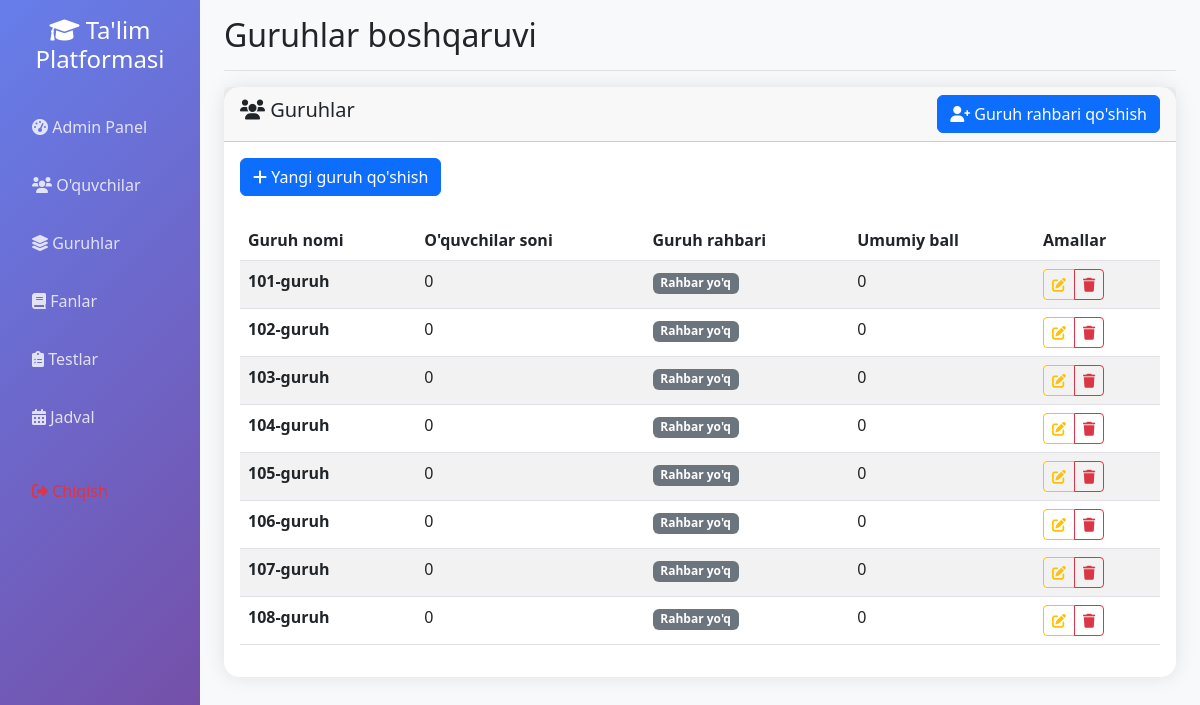
/admin/groups (signed in), run on the app's committed database.
### app.py (models this page shows)
class Group(db.Model):
    __tablename__ = 'group'
    id = db.Column(db.Integer, primary_key=True)
    name = db.Column(db.String(50), unique=True, nullable=False, index=True)
    description = db.Column(db.Text)
    total_score = db.Column(db.Integer, default=0)
    leader = db.relationship('User', backref=db.backref('led_group', uselist=False), foreign_keys=[User.group_id])
    schedules = db.relationship('Schedule', backref='group', lazy=True, cascade='all, delete-orphan')

### app.py (the view)
@app.route('/admin/groups')
def admin_groups():
    if not session.get('logged_in', False) or not session.get('is_admin', False):
        return redirect(url_for('login'))
    groups = Group.query.all()
    return render_template('admin_groups.html', groups=groups)

### app.py (called while the page is built, shortened)
@app.context_processor
def inject_user():
    class CurrentUser:
        def __init__(self):
            self.is_authenticated = session.get('logged_in', False)
            self.is_admin = session.get('is_admin', False)
            self.is_group_leader = session.get('is_group_leader', False)
            self.username = session.get('username', '')
            self.id = session.get('user_id', None)
    return dict(current_user=CurrentUser())

### templates/admin_groups.html (shortened to what this page needs)
{% extends "base.html" %}
{% block page_title %}Guruhlar boshqaruvi{% endblock %}
{% block content %}
<div class="row">
    <div class="col-12">
        <div class="card">
            <div class="card-header d-flex justify-content-between align-items-center">
                <h5><i class="fas fa-users"></i> Guruhlar</h5>
                <button class="btn btn-primary" data-bs-toggle="modal" data-bs-target="#addGroupLeaderModal">
                    <i class="fas fa-user-plus"></i> Guruh rahbari qo'shish
                </button>
            </div>
            <div class="card-body">
                <div class="row mb-4">
                    <div class="col-12">
                        <button class="btn btn-primary" type="button" data-bs-toggle="collapse" data-bs-target="#addGroupForm">
                            <i class="fas fa-plus"></i> Yangi guruh qo'shish
                        </button>
                    </div>
                </div>
                {% if groups %}
                <div class="table-responsive">
                    <table class="table table-striped">
                        <thead>
                            <tr>
                                <th>Guruh nomi</th>
                                <th>O'quvchilar soni</th>
                                <th>Guruh rahbari</th>
                                <th>Umumiy ball</th>
                                <th>Amallar</th>
                            </tr>
                        </thead>
                        <tbody>
                            {% for group in groups %}
                            {% set group_leader = group.students|selectattr('is_group_leader')|first %}
                            <tr>
                                <td><strong>{{ group.name }}</strong></td>
                                <td>{{ group.students|selectattr('is_group_leader', 'equalto', false)|list|length }}</td>
                                <td>
                                    {% if group_leader %}
                                        <span class="badge bg-primary">
                                            {{ group_leader.first_name }} {{ group_leader.last_name }}
                                        </span>
                                    {% else %}
                                        <span class="badge bg-secondary">Rahbar yo'q</span>
                                    {% endif %}
                                </td>
                                <td>{{ group.total_score }}</td>
                                <td>
                                    <div class="btn-group btn-group-sm">
                                        <a href="{{ url_for('admin_edit_group', group_id=group.id) }}" class="btn btn-outline-warning">
                                            <i class="fas fa-edit"></i>
                                        </a>
                                        <a href="{{ url_for('admin_delete_group', group_id=group.id) }}" class="btn btn-outline-danger" onclick="return confirm('Rostdan ham ushbu guruhni o\'chirmoqchimisiz?')">
                                            <i class="fas fa-trash"></i>
                                        </a>
                                    </div>
                                </td>
                            </tr>
                            {% endfor %}
                        </tbody>
                    </table>
                {% else %}
                <div class="text-center py-5">
                    <i class="fas fa-layer-group fa-4x text-muted mb-3"></i>
                    <h4 class="text-muted">Guruhlar mavjud emas</h4>
                    <p class="text-muted">Yangi guruh qo'shing</p>
                </div>
                {% endif %}
            </div>
        </div>
    </div>
</div>
{% endblock %}

### templates/base.html (shortened to what this page needs)
<!DOCTYPE html>
<html lang="uz">
<head>
    <link href="https://cdn.jsdelivr.net/npm/bootstrap@5.3.0/dist/css/bootstrap.min.css" rel="stylesheet">
    <link rel="stylesheet" href="{{ url_for('static', filename='css/enhanced_ui.css') }}">
    <link href="https://cdnjs.cloudflare.com/ajax/libs/font-awesome/6.0.0/css/all.min.css" rel="stylesheet">
</head>
<body>
    <div class="container-fluid">
        <div class="row">
            <nav class="col-md-3 col-lg-2 d-md-block sidebar collapse" id="sidebar">
                <div class="position-sticky pt-3">
                    <div class="text-center mb-4">
                        <h4 class="text-white">
                            <i class="fas fa-graduation-cap"></i> Ta'lim Platformasi
                        </h4>
                    </div>
                    <ul class="nav flex-column">
                        {% if current_user.is_authenticated %}
                            {% if current_user.is_admin %}
                                <li class="nav-item">
                                    <a class="nav-link" href="{{ url_for('admin_dashboard') }}">
                                        <i class="fas fa-tachometer-alt"></i> Admin Panel
                                    </a>
                                </li>
                                <li class="nav-item">
                                    <a class="nav-link" href="{{ url_for('admin_students') }}">
                                        <i class="fas fa-users"></i> O'quvchilar
                                    </a>
                                </li>
                                <li class="nav-item">
                                    <a class="nav-link" href="{{ url_for('admin_groups') }}">
                                        <i class="fas fa-layer-group"></i> Guruhlar
                                    </a>
                                </li>
                                <li class="nav-item">
                                    <a class="nav-link" href="{{ url_for('admin_subjects') }}">
                                        <i class="fas fa-book"></i> Fanlar
                                    </a>
                                </li>
                                <li class="nav-item">
                                    <a class="nav-link" href="{{ url_for('admin_tests') }}">
                                        <i class="fas fa-clipboard-list"></i> Testlar
                                    </a>
                                </li>
                                <li class="nav-item">
                                    <a class="nav-link" href="{{ url_for('admin_schedule') }}">
                                        <i class="fas fa-calendar-alt"></i> Jadval
                                    </a>
                                </li>
                            {% endif %}
                            <li class="nav-item mt-3">
                                <a class="nav-link text-danger" href="{{ url_for('logout') }}">
                                    <i class="fas fa-sign-out-alt"></i> Chiqish
                                </a>
                            </li>
                        {% endif %}
                    </ul>
                </div>
            </nav>
            <main class="col-md-9 ms-sm-auto col-lg-10 px-md-4 main-content">
                <div class="d-flex justify-content-between flex-wrap flex-md-nowrap align-items-center pt-3 pb-2 mb-3 border-bottom">
                    <h1 class="h2">{% block page_title %}Ta'lim Platformasi{% endblock %}</h1>
                </div>
                {% block content %}{% endblock %}
            </main>
        </div>
    </div>
</body>
</html>

### static/css/enhanced_ui.css (style rules this page uses)
.btn-enhanced { position: relative; overflow: hidden; transition: all 0.3s ease; }
.card-enhanced { border: none; box-shadow: 0 10px 30px rgba(0, 0, 0, 0.1); transition: all 0.3s ease; }

### templates/base.html (style rules this page uses)
.sidebar { min-height: 100vh; background: linear-gradient(135deg, #667eea 0%, #764ba2 100%); }
.sidebar .nav-link { color: rgba(255, 255, 255, 0.8); padding: 12px 20px; margin: 5px 0; border-radius: 8px; transition: all 0.3s; }
.main-content { background: #f8f9fa; min-height: 100vh; }
.card { border: none; border-radius: 15px; box-shadow: 0 0 20px rgba(0,0,0,0.1); transition: transform 0.3s; }

### data on the page
Group: name "101-guruh", students|selectattr "0", total_score "0"
Group: name "102-guruh", students|selectattr "0", total_score "0"
Group: name "103-guruh", students|selectattr "0", total_score "0"
Group: name "104-guruh", students|selectattr "0", total_score "0"
Group: name "105-guruh", students|selectattr "0", total_score "0"
Group: name "106-guruh", students|selectattr "0", total_score "0"
Group: name "107-guruh", students|selectattr "0", total_score "0"
Group: name "108-guruh", students|selectattr "0", total_score "0"
